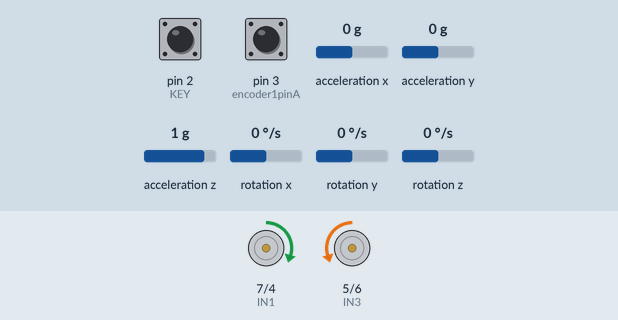
Bench run of a sketch on a simulated Arduino Uno, built with avr-gcc and run on an emulated ATmega328P. Parts: motor-driver pin pairs drawn as motors (green arrow = first pin HIGH = forward, orange = second pin HIGH = backward, longer = more drive, scaled by the enable pin). Wiring (inferred from the names in the program): MPU-6050 motion sensor at I2C address 0x68. The test bench sets the inputs (shaded band); at power-on: acceleration x 0 g, rotation y 0 °/s, acceleration z 1 g, pin 2 (KEY) LOW, pin 3 (encoder1pinA) HIGH, acceleration y 0 g, rotation x 0 °/s, rotation z 0 °/s. What the sketch prints to the serial monitor is not drawn.

Above: at 1.2 s.
1.3 s: acceleration x set to -1.4 g
At 2.3 s:
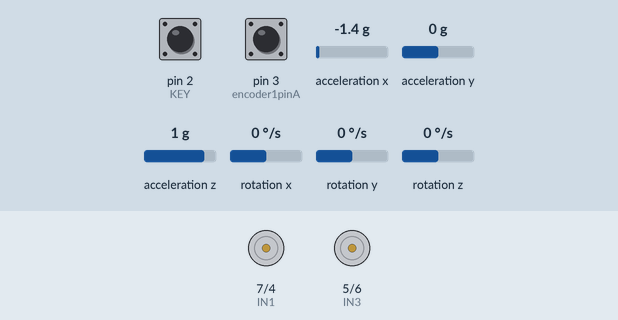
3.0 s: rotation y set to -192 °/s
At 3.8 s:
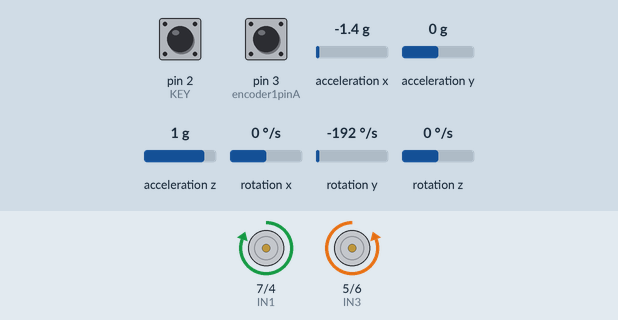
6.0 s: acceleration x set to -0.9 g
7.9 s: acceleration x set to -0.6 g
At 9.3 s:
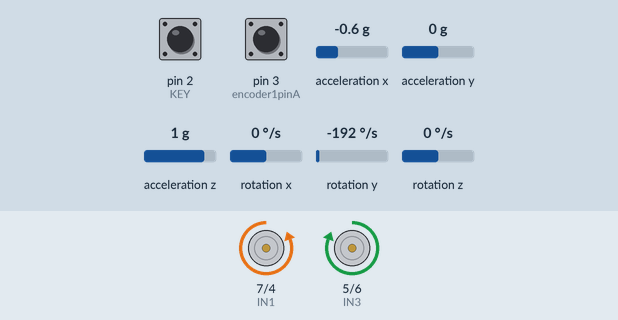
9.6 s: acceleration z set to -1.4 g
At 10.3 s:
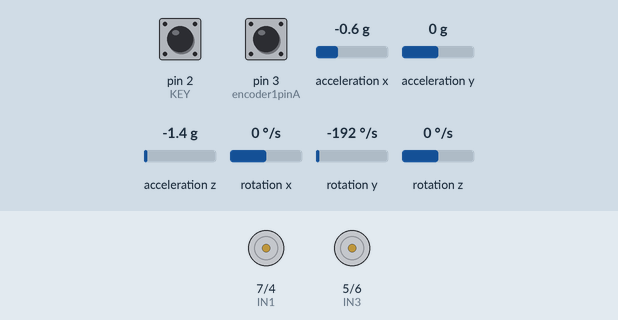
11.1 s: acceleration x set to 1.4 g
At 12.5 s:
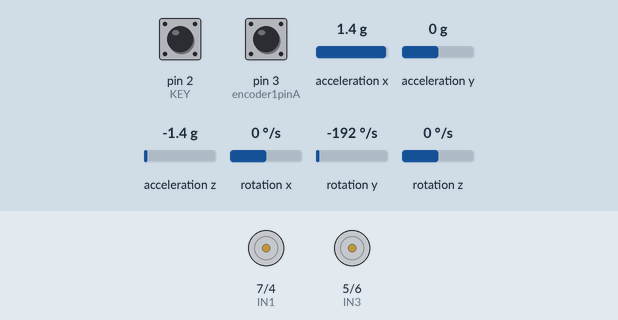
Timing chart, 0 to 13.9 s (numbered marks = the images above; inputs shaded):
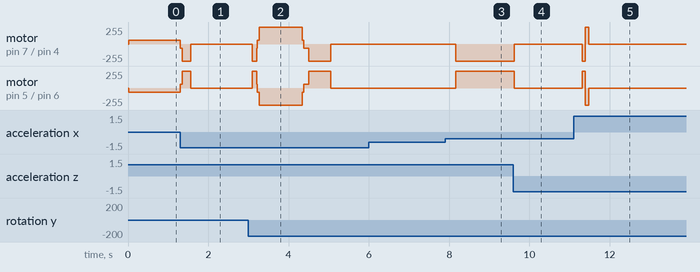

The sketch:

reference.ino
```cpp
#include  "Wire.h"
const uint8_t IMUAddress = 0x68; // AD0 is logic low on the PCB
const uint16_t I2C_TIMEOUT = 100; // Used to check for errors in I2C communication
int p;
int receive_x;
uint8_t i2cWrite(uint8_t registerAddress, uint8_t data, bool sendStop) {
  return i2cWrite(registerAddress, &data, 1, sendStop); // Returns 0 on success
}

uint8_t i2cWrite(uint8_t registerAddress, uint8_t *data, uint8_t length, bool sendStop) {
    Wire.beginTransmission(IMUAddress);
    Wire.write(registerAddress);
    Wire.write(data, length);
    uint8_t rcode = Wire.endTransmission(sendStop); // Returns 0 on success
    if (rcode) {
      Serial.print(F("i2cWrite failed: "));
      Serial.println(rcode);
    }
    return rcode; // See: http://arduino.cc/en/Reference/WireEndTransmission
}

uint8_t i2cRead(uint8_t registerAddress, uint8_t *data, uint8_t nbytes) {
    uint32_t timeOutTimer;
    Wire.beginTransmission(IMUAddress);
    Wire.write(registerAddress);
    uint8_t rcode = Wire.endTransmission(false); // Don't release the bus
    if (rcode) {
      Serial.print(F("i2cRead failed: "));
      Serial.println(rcode);
      return rcode; // See: http://arduino.cc/en/Reference/WireEndTransmission
    }
    Wire.requestFrom(IMUAddress, nbytes, (uint8_t)true); // Send a repeated start and then release the bus after reading
    for (uint8_t i = 0; i < nbytes; i++) {
      if (Wire.available())
        data[i] = Wire.read();
      else {
        timeOutTimer = micros();
        while (((micros() - timeOutTimer) < I2C_TIMEOUT) && !Wire.available());
        if (Wire.available())
          data[i] = Wire.read();
        else {
          Serial.println(F("i2cRead timeout"));
          return 5; // This error value is not already taken by endTransmission
        }
      }
    }
    return 0; // Success
}

/******************************************************/

//2560 pin map  引脚定义好即可，然后改变一下PID的几个值（kp，kd，ksp，ksi）即可，剩下的全部都是固定的程序，
//可能小车会有一点重心不在中点的现象，加一下角度值或者减一点即可
//至于每个MPU6050的误差，自己调节一下即可，不是很难
//调试时先将速度环的ksp，ksi=0，调到基本可以站起来，然后可能会出现倒，或者自动跑起来的时候加上速度环
//这时就会很稳定的站起来，然后用小力气的手推不会倒。
int ENA=9;
int ENB=10;
int IN1=7;
int IN2=4;
int IN3=5;
int IN4=6;

int MAS,MBS;
int KEY = 2;

/* IMU Data */
double accX, accY, accZ;
double gyroX, gyroY, gyroZ;
int16_t tempRaw;

double gyroXangle, gyroYangle; // Angle calculate using the gyro only
double compAngleX, compAngleY; // Calculated angle using a complementary filter
double kalAngleX, kalAngleY; // Calculated angle using a Kalman filter
uint8_t i2cData[14]; // Buffer for I2C data
uint32_t timer;
unsigned long lastTime;

/***************************************/
double P[2][2] = {{ 1, 0 },{ 0, 1 }};
double Pdot[4] ={ 0,0,0,0};
static const double Q_angle=0.001, Q_gyro=0.003, R_angle=0.5,dtt=0.005,C_0 = 1;
double q_bias, angle_err, PCt_0, PCt_1, E, K_0, K_1, t_0, t_1;
double angle,angle_dot,aaxdot,aax;
double position_dot,position_dot_filter,positiono;

/*-------------Encoder---------------*/

#define LF 0
#define RT 1

//The balance PID
float kp,kd,ksp,ksi;

int Lduration,Rduration;
boolean LcoderDir,RcoderDir;
const byte encoder0pinA = 2;
const byte encoder0pinB = 12;//7;
byte encoder0PinALast;
const byte encoder1pinA = 3;
const byte encoder1pinB = 13;//8;
byte encoder1PinALast;

int RotationCoder[2];
int turn_flag=0;
float move_flag=0;
float right_need = 0, left_need = 0;;

int pwm;
int pwm_R,pwm_L;
float range;
float range_error_all;
float wheel_speed;
float last_wheel;
float error_a=0;

void Kalman_Filter(double angle_m,double gyro_m)
{
    angle+=(gyro_m-q_bias) * dtt;
    Pdot[0]=Q_angle - P[0][1] - P[1][0];
    Pdot[1]=- P[1][1];
    Pdot[2]=- P[1][1];
    Pdot[3]=Q_gyro;
    P[0][0] += Pdot[0] * dtt;
    P[0][1] += Pdot[1] * dtt;
    P[1][0] += Pdot[2] * dtt;
    P[1][1] += Pdot[3] * dtt;
    angle_err = angle_m - angle;
    PCt_0 = C_0 * P[0][0];
    PCt_1 = C_0 * P[1][0];
    E = R_angle + C_0 * PCt_0;
    K_0 = PCt_0 / E;
    K_1 = PCt_1 / E;
    t_0 = PCt_0;
    t_1 = C_0 * P[0][1];
    P[0][0] -= K_0 * t_0;
    P[0][1] -= K_0 * t_1;
    P[1][0] -= K_1 * t_0;
    P[1][1] -= K_1 * t_1;
    angle+= K_0 * angle_err;
    q_bias += K_1 * angle_err;
    angle_dot = gyro_m-q_bias;//也许应该用last_angle-angle
}

void setup() {
    Wire.begin();
    Serial.begin(9600);
    pinMode(KEY, INPUT);
    pinMode(IN1, OUTPUT);
    pinMode(IN2, OUTPUT);
    pinMode(IN3, OUTPUT);
    pinMode(IN4, OUTPUT);
    pinMode(ENA, OUTPUT);
    pinMode(ENB, OUTPUT);
    TWBR = ((F_CPU / 400000L) - 16) / 2; // Set I2C frequency to 400kHz

    i2cData[0] = 7; // Set the sample rate to 1000Hz - 8kHz/(7+1) = 1000Hz
    i2cData[1] = 0x00; // Disable FSYNC and set 260 Hz Acc filtering, 256 Hz Gyro filtering, 8 KHz sampling
    i2cData[2] = 0x00; // Set Gyro Full Scale Range to ±250deg/s
    i2cData[3] = 0x00; // Set Accelerometer Full Scale Range to ±2g
    while (i2cWrite(0x19, i2cData, 4, false)); // Write to all four registers at once
    while (i2cWrite(0x6B, 0x01, true)); // PLL with X axis gyroscope reference and disable sleep mode

    while (i2cRead(0x75, i2cData, 1));
    if (i2cData[0] != 0x68) { // Read "WHO_AM_I" register
        Serial.println(F("Error reading sensor"));
        while (1);
    }
    else {
      Serial.println(F("success reading sensor"));
    }

    delay(20); // Wait for sensor to stabilize

    while (i2cRead(0x3B, i2cData, 6));
    accX = (i2cData[0] << 8) | i2cData[1];
    accY = (i2cData[2] << 8) | i2cData[3];
    accZ = (i2cData[4] << 8) | i2cData[5];

    double roll  = atan2(accX, accZ) * RAD_TO_DEG;
    EnCoderInit();
    timer = micros();

      //The balance PID*************************************************************************
    kp= 33;//24.80;43
    kd= 2.1 ; //9.66;1.4
    ksp= 0;//4.14;8.5
    ksi= 0;//0.99; 0.55;2.1
}

void EnCoderInit()
{
    //pinMode(8,INPUT);/////////////////////////////////////////////
    //pinMode(9,INPUT);
    attachInterrupt(LF, LwheelSpeed, RISING);
    attachInterrupt(RT, RwheelSpeed, RISING);
}

void pwm_calculate()
{
    unsigned long  now = millis();       // 当前时间(ms)
    int Time = now - lastTime;
    int range_error;
    range += (Lduration + Rduration) * 0.5;
    range *= 0.9;
    range_error = Lduration - Rduration;
    range_error_all += range_error;

    wheel_speed = range - last_wheel;
    //wheel_speed = constrain(wheel_speed,-800,800);
    //Serial.println(wheel_speed);
    last_wheel = range;
    pwm = (angle + 0.825) * kp + angle_dot * kd + range * ksp + wheel_speed * ksi;
    if(pwm > 255)pwm = 255;
    if(pwm < -255)pwm = -255;

    if(turn_flag == 0)
    {
         pwm_R = pwm + range_error_all;
         pwm_L = pwm - range_error_all;
    }
    else if(turn_flag == 1)     //左转
    {
        pwm_R = pwm ;  //Direction PID control
        pwm_L = pwm + left_need * 68;
        range_error_all = 0;     //clean
    }
    else if(turn_flag == 2)
    {
        pwm_R = pwm + right_need * 68;  //Direction PID control
        pwm_L = pwm ;
        range_error_all = 0;     //clean
    }

       Lduration = 0;//clean
       Rduration = 0;
       lastTime = now;
}

void PWMD()
{
      if(pwm>0)
      {
          digitalWrite(IN1, HIGH);
          digitalWrite(IN2, LOW);
          digitalWrite(IN3, LOW);
          digitalWrite(IN4, HIGH);
      }
      else if(pwm<0)
      {
          digitalWrite(IN1, LOW);
          digitalWrite(IN2, HIGH);
          digitalWrite(IN3, HIGH);
          digitalWrite(IN4, LOW);
      }
      int PWMr = abs(pwm);
      int PWMl = abs(pwm);

      analogWrite(ENB, max(PWMl,60)); //PWM调速a==0-255  51
      analogWrite(ENA, max(PWMr,60)); //PWM调速a==0-255  54

}

void LwheelSpeed()
{
      if(digitalRead(encoder0pinB))
        Lduration++;
      else Lduration--;
}


void RwheelSpeed()
{
      if(digitalRead(encoder1pinB))
        Rduration--;
      else Rduration++;
}

void control()
{
    if(Serial.available()){
      int val;
      val=Serial.read();
      switch(val){
        case 'w':
          if(move_flag<5)move_flag += 0.5;
          else  move_flag = 0;
          break;
        case 's':
          if(move_flag<5)move_flag -= 0.5;
          else  move_flag = 0;
         Serial.println("back");
          break;
        case 'a':
          turn_flag = 1;
          left_need = 0.6;
          Serial.println("zuo");
          break;
        case 'd':
          turn_flag = 2;
          right_need = 0.6;
          Serial.println("you");
          break;
        case 't':
          move_flag=0;
          turn_flag=0;
          right_need = left_need = 0;
          Serial.println("stop");
          break;
        default:
          break;
          }
      }
}

//调试时先将速度环的ksp，ksi=0，调到基本可以站起来，然后可能会出现倒，或者自动跑起来的时候加上速度环
//这时就会很稳定的站起来，然后用小力气的手推不会倒。
void change(){
  while (Serial.available() > 0) {
    receive_x = Serial.parseInt();
    char ccc = Serial.read();
    if (ccc == 'P') {
        kp=receive_x/100.0;
        Serial.print("kp:");
        Serial.println(kp);
    }
    else if(ccc == 'D') {
        kd=receive_x/100.0;
        Serial.print("kd:");
        Serial.println(kd);
    }
    else if(ccc == 'K') {
        ksp=receive_x/100.0;
        Serial.print("ksp:");
        Serial.println(ksp);
    }
    else if(ccc == 'S') {
        ksi=receive_x/100.0;
        Serial.print("ksi:");
        Serial.println(ksi);
    }
    //kp= 200; P //24.80;43
    //kd= 2.0 ; D  //9.66;1.4
    //ksp= 0; K //4.14;8.5
    //ksi= 0;S //0.99; 0.550，2.1
  }
}

void loop()
{
    //control();
    change();
    while (i2cRead(0x3B, i2cData, 14));
    accX = ((i2cData[0] << 8) | i2cData[1]);
    //accY = ((i2cData[2] << 8) | i2cData[3]);
    accZ = ((i2cData[4] << 8) | i2cData[5]);
    //gyroX = (i2cData[8] << 8) | i2cData[9];
    gyroY = (i2cData[10] << 8) | i2cData[11];
    //gyroZ = (i2cData[12] << 8) | i2cData[13];

    ////////////////////////////////////////////////////////////////////////////////////////////////////////////////
    //Serial.print(accX);Serial.print("  ");
    //Serial.print(accZ);Serial.print("  ");
    //Serial.println(gyroY);
    ////////////////////////////////////////////////////////////////////////////////////////////////////////////////

    double dt = (double)(micros() - timer) / 1000000; // Calculate delta time
    timer = micros();

    double roll  = atan2(accX, accZ) * RAD_TO_DEG - move_flag;


    //double gyroXrate = gyroX / 131.0; // Convert to deg/s
    double gyroYrate = -gyroY / 131.0; // Convert to deg/s

    //gyroXangle += gyroXrate * dt; // Calculate gyro angle without any filter
    //gyroYangle += gyroYrate * dt;

    Kalman_Filter(roll,gyroYrate);

    if(abs(angle)<35){
        //Serial.println(angle);    while (Serial.available() > 0) {   // 串口收到字符数大于零。
        pwm_calculate();
        PWMD();
    }
    else{
        analogWrite(ENB, 0); //PWM调速a==0-255
        analogWrite(ENA, 0); //PWM调速a==0-255
    }
    delay(2);
}
```

Measured:
- the behaviour switches between -0.8 and -0.7 g on acceleration x (found by bisection; images 2 and 3)
- after the input at 1.3 s, motor on pin 7 (IN1) / pin 4 (IN2): forward 60/255 → backward 255/255 at once, → stopped 0.26 s later; motor on pin 5 (IN3) / pin 6 (IN4): backward 60/255 → forward 255/255 at once, → stopped 0.26 s later
- after the input at 6.0 s, every drawn part: stays the same
- after the input at 7.9 s, motor on pin 7 (IN1) / pin 4 (IN2): stopped → backward 255/255 after 0.26 s; motor on pin 5 (IN3) / pin 6 (IN4): stopped → forward 255/255 after 0.26 s
- after the input at 9.6 s, motor on pin 7 (IN1) / pin 4 (IN2): backward 255/255 → stopped at once; motor on pin 5 (IN3) / pin 6 (IN4): forward 255/255 → stopped at once
- after the input at 11.1 s, motor on pin 7 (IN1) / pin 4 (IN2): stopped → backward 255/255 after 0.22 s, → forward 255/255 0.07 s later, → stopped 0.08 s later; motor on pin 5 (IN3) / pin 6 (IN4): stopped → forward 255/255 after 0.22 s, → backward 255/255 0.07 s later, → stopped 0.08 s later
